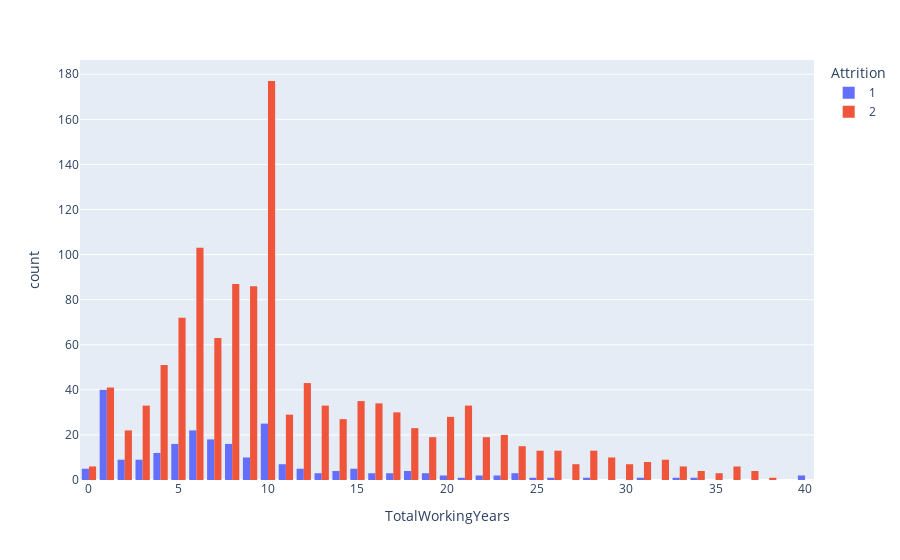

The notebook cell saved with this chart:
### Code cell
fig = px.histogram(df, x="TotalWorkingYears", color='Attrition', barmode='group')
fig.show()

### Figure 1 — Plotly figure (JSON) as saved in the notebook; plotly's stock layout.template omitted (floating-point values rounded to 4 significant figures; data arrays with more than 128 entries replaced by an {"elided": "..."} marker saying what was removed)
{"data": [{"alignmentgroup": "True", "bingroup": "x", "hovertemplate": "Attrition=1<br>TotalWorkingYears=%{x}<br>count=%{y}<extra></extra>", "legendgroup": "1", "marker": {"color": "#636efa", "pattern": {"shape": ""}}, "name": "1", "offsetgroup": "1", "orientation": "v", "showlegend": true, "type": "histogram", "x": {"elided": "237 int values"}, "xaxis": "x", "yaxis": "y"}, {"alignmentgroup": "True", "bingroup": "x", "hovertemplate": "Attrition=2<br>TotalWorkingYears=%{x}<br>count=%{y}<extra></extra>", "legendgroup": "2", "marker": {"color": "#EF553B", "pattern": {"shape": ""}}, "name": "2", "offsetgroup": "2", "orientation": "v", "showlegend": true, "type": "histogram", "x": {"elided": "1233 int values"}, "xaxis": "x", "yaxis": "y"}], "layout": {"barmode": "group", "legend": {"title": {"text": "Attrition"}, "tracegroupgap": 0}, "margin": {"t": 60}, "xaxis": {"anchor": "y", "domain": [0, 1], "title": {"text": "TotalWorkingYears"}}, "yaxis": {"anchor": "x", "domain": [0, 1], "title": {"text": "count"}}}}
